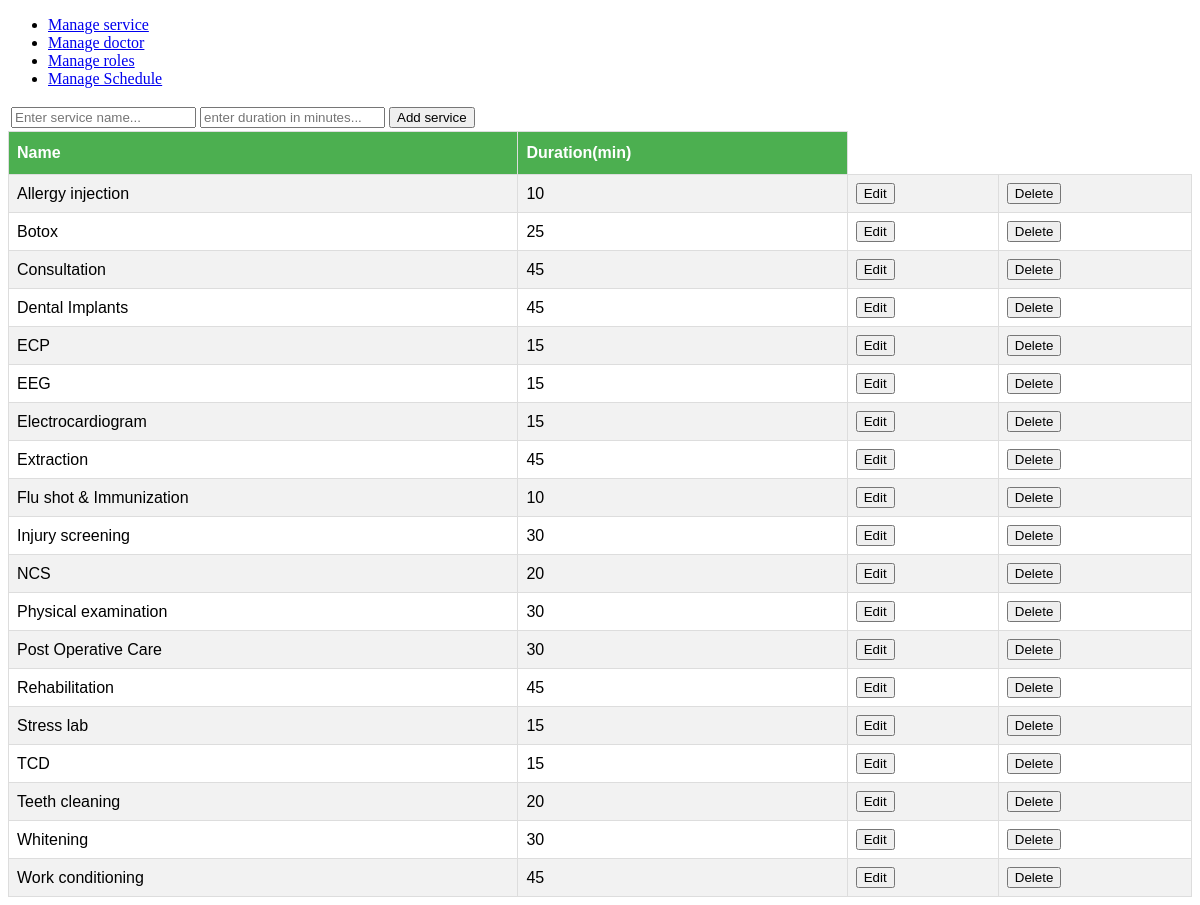
Page /admin/serviceManager.php (signed in) on the committed database.
### tables this page shows
CREATE TABLE `service` (
  `id` int(11) NOT NULL,
  `name` text NOT NULL,
  `duration` int(4) NOT NULL
);

### includes/autoloader.include.php (called while the page is built, shortened)
<?php
function autoloader($class)
{
$url=$_SERVER['HTTP_HOST'].$_SERVER['REQUEST_URI'];
if(strpos($url,'includes')!==false)
{
	$path='../../classes/';
}
else
{
	$path='../classes/';
	$extension='.class.php';
}
$fullpath = $path.$class.$extension;
}

### classes/dbAccess.class.php (called while the page is built)
<?php
class DbAccess{
	private $host = "localhost";
	private $user = "comel";
	private $pwd = "coco";
	private $dbname = "docare";
	protected function connect()
	{
		try{
		$dsn = 'mysql:host='.$this->host.';dbname='.$this->dbname;
		$pdo = new PDO($dsn,$this->user,$this->pwd);
		$pdo->setAttribute(PDO::ATTR_ERRMODE, PDO::ERRMODE_EXCEPTION);
		$pdo->setAttribute(PDO::ATTR_DEFAULT_FETCH_MODE, PDO::FETCH_ASSOC);
		return $pdo;
		}
		catch(PDOException $e){
			error_log("Database connection error:".$e->getMessage(), 0);
			die("Database connection error:".$e->getMessage());
		}
	}
}

### classes/service.class.php (called while the page is built, shortened)
<?php
class Service extends DbAccess
{
	private $table,$pdo,$name,$duration;
	public function __construct()
	{
		$this->pdo=$this->connect();
		$this->table="service";
	}
	public function getAll()
	{
		$sql="SELECT * FROM $this->table ORDER BY name ASC";
		$stmt=$this->pdo->prepare($sql);
		$stmt->execute();
            $result=$stmt->fetchAll();
            if(empty($result))
            {
            	return false;
            }
            else
            {
            	return $result;
            }
	}
}

### admin/serviceManager.php (the view, shortened to what this page needs)
<!DOCTYPE html>
<html>
<head>
</head>
<body>
<div>
<?php
include_once 'index.php';
?>
</div>
<div id="addservice">
<?php
include_once 'addservice.php';
?>
</div>
<?php
$service=new Service();
$serviceList=$service->getAll();
if(empty($serviceList))
{
	echo "<h3>No service found!</h3>";
}
else{
?>
<table id="serv">
<th>Name</th><th>Duration(min)</th>
	<?php
		foreach ($serviceList as $unit) {
			?>
			<tr>
				<td><?php echo $unit['name']; ?></td>
				<td><?php echo $unit['duration'];?></td>
				<td><a href="editService.php?action=edit&id=<?php echo $unit['id'];?>"><button type="button">Edit</button></a></td>
				<td><a href="serviceManager.php?action=delete&id=<?php echo $unit['id'];?>" onclick="return confirm('click ok to confirm deletion')" ><button type="button">Delete</button></a></td>
			</tr>
			<?php
		}
	?>
</table>
<?php
}
 ?>
</body>
</html>

### admin/serviceManager.php (style rules this page uses)
#serv { font-family: Arial, Helvetica, sans-serif; border-collapse: collapse; width: 100%; }
#serv td, #serv th { border: 1px solid #ddd; padding: 8px; }
#serv tr:nth-child(even) { background-color: #f2f2f2; }
#serv th { padding-top: 12px; padding-bottom: 12px; text-align: left; background-color: #4CAF50; color: white; }

### rows in the picture
service: name "Allergy injection", duration "10"
service: name "Botox", duration "25"
service: name "Consultation", duration "45"
service: name "Dental Implants", duration "45"
service: name "ECP", duration "15"
service: name "EEG", duration "15"
service: name "Electrocardiogram", duration "15"
service: name "Extraction", duration "45"
service: name "Flu shot & Immunization", duration "10"
service: name "Injury screening", duration "30"
service: name "NCS", duration "20"
service: name "Physical examination", duration "30"
service: name "Post Operative Care", duration "30"
service: name "Rehabilitation", duration "45"
service: name "Stress lab", duration "15"
service: name "TCD", duration "15"
service: name "Teeth cleaning", duration "20"
service: name "Whitening", duration "30"
service: name "Work conditioning", duration "45"
